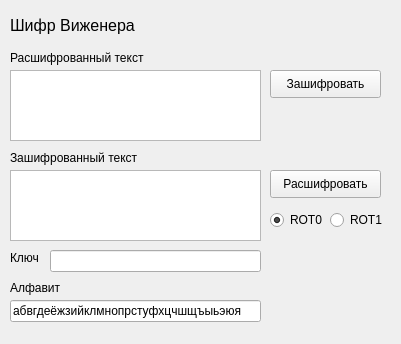
<?xml version="1.0" encoding="UTF-8"?>
<ui version="4.0">
 <class>Form</class>
 <widget class="QWidget" name="Form">
  <property name="geometry">
   <rect>
    <x>0</x>
    <y>0</y>
    <width>401</width>
    <height>344</height>
   </rect>
  </property>
  <property name="windowTitle">
   <string>Шифр Виженера</string>
  </property>
  <widget class="QPushButton" name="cipher_button">
   <property name="geometry">
    <rect>
     <x>270</x>
     <y>70</y>
     <width>111</width>
     <height>28</height>
    </rect>
   </property>
   <property name="text">
    <string>Зашифровать</string>
   </property>
  </widget>
  <widget class="QPlainTextEdit" name="deciphered">
   <property name="geometry">
    <rect>
     <x>10</x>
     <y>70</y>
     <width>251</width>
     <height>71</height>
    </rect>
   </property>
  </widget>
  <widget class="QLabel" name="label">
   <property name="geometry">
    <rect>
     <x>10</x>
     <y>10</y>
     <width>181</width>
     <height>31</height>
    </rect>
   </property>
   <property name="font">
    <font>
     <pointsize>12</pointsize>
    </font>
   </property>
   <property name="text">
    <string>Шифр Виженера</string>
   </property>
  </widget>
  <widget class="QPlainTextEdit" name="ciphered">
   <property name="geometry">
    <rect>
     <x>10</x>
     <y>170</y>
     <width>251</width>
     <height>71</height>
    </rect>
   </property>
  </widget>
  <widget class="QLabel" name="label_3">
   <property name="geometry">
    <rect>
     <x>10</x>
     <y>150</y>
     <width>141</width>
     <height>16</height>
    </rect>
   </property>
   <property name="text">
    <string>Зашифрованный текст</string>
   </property>
  </widget>
  <widget class="QLabel" name="label_2">
   <property name="geometry">
    <rect>
     <x>10</x>
     <y>50</y>
     <width>151</width>
     <height>16</height>
    </rect>
   </property>
   <property name="text">
    <string>Расшифрованный текст</string>
   </property>
  </widget>
  <widget class="QPushButton" name="decipher_button">
   <property name="geometry">
    <rect>
     <x>270</x>
     <y>170</y>
     <width>111</width>
     <height>28</height>
    </rect>
   </property>
   <property name="text">
    <string>Расшифровать</string>
   </property>
  </widget>
  <widget class="QLabel" name="label_4">
   <property name="geometry">
    <rect>
     <x>10</x>
     <y>250</y>
     <width>55</width>
     <height>16</height>
    </rect>
   </property>
   <property name="text">
    <string>Ключ</string>
   </property>
  </widget>
  <widget class="QLineEdit" name="key">
   <property name="geometry">
    <rect>
     <x>50</x>
     <y>250</y>
     <width>211</width>
     <height>22</height>
    </rect>
   </property>
  </widget>
  <widget class="QLabel" name="label_5">
   <property name="geometry">
    <rect>
     <x>10</x>
     <y>280</y>
     <width>71</width>
     <height>16</height>
    </rect>
   </property>
   <property name="text">
    <string>Алфавит</string>
   </property>
  </widget>
  <widget class="QLineEdit" name="alphabet">
   <property name="geometry">
    <rect>
     <x>10</x>
     <y>300</y>
     <width>251</width>
     <height>22</height>
    </rect>
   </property>
   <property name="text">
    <string>абвгдеёжзийклмнопрстуфхцчшщъыьэюя</string>
   </property>
  </widget>
  <widget class="QLabel" name="infoLabel">
   <property name="geometry">
    <rect>
     <x>270</x>
     <y>240</y>
     <width>111</width>
     <height>81</height>
    </rect>
   </property>
   <property name="text">
    <string/>
   </property>
  </widget>
  <widget class="QRadioButton" name="rot0">
   <property name="geometry">
    <rect>
     <x>270</x>
     <y>210</y>
     <width>95</width>
     <height>20</height>
    </rect>
   </property>
   <property name="text">
    <string>ROT0</string>
   </property>
   <property name="checked">
    <bool>true</bool>
   </property>
   <attribute name="buttonGroup">
    <string notr="true">ROTButtons</string>
   </attribute>
  </widget>
  <widget class="QRadioButton" name="rot1">
   <property name="geometry">
    <rect>
     <x>330</x>
     <y>210</y>
     <width>61</width>
     <height>20</height>
    </rect>
   </property>
   <property name="text">
    <string>ROT1</string>
   </property>
   <property name="checked">
    <bool>false</bool>
   </property>
   <attribute name="buttonGroup">
    <string notr="true">ROTButtons</string>
   </attribute>
  </widget>
 </widget>
 <resources/>
 <connections/>
 <buttongroups>
  <buttongroup name="ROTButtons"/>
 </buttongroups>
</ui>
